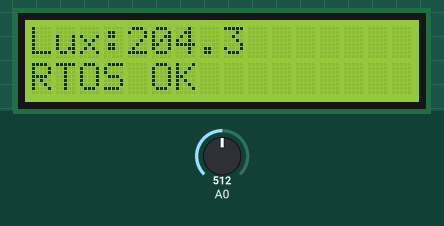
A sketch run on a simulated Arduino Uno, built with avr-gcc and run on an emulated ATmega328P. On the bench: 16×2 character LCD. The test bench sets the inputs (shaded band); at power-on: A0 = 512. The local clock reads 2024-03-15 10:24:30 at power-on unless the sketch sets it; what the sketch prints to the serial monitor is not drawn.

Above: at 1.0 s.
1.1 s: A0 set to 716
At 2.1 s:
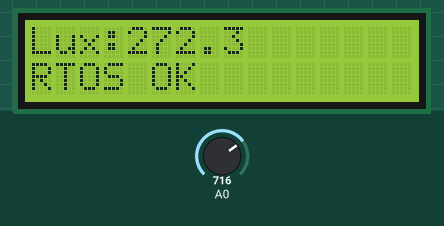
2.7 s: A0 set to 900
At 3.1 s:
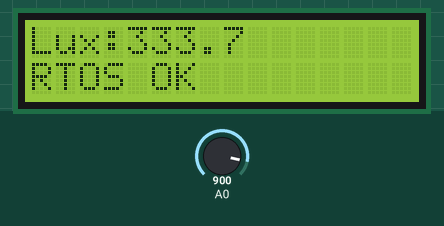
4.3 s: A0 set to 1023
At 5.3 s:
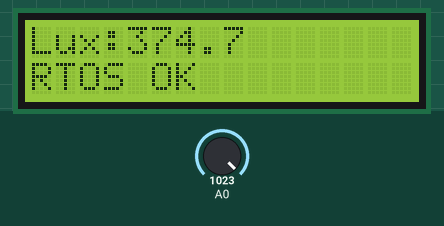
Timing chart, 0 to 7.3 s (numbered marks = the images above; inputs shaded):
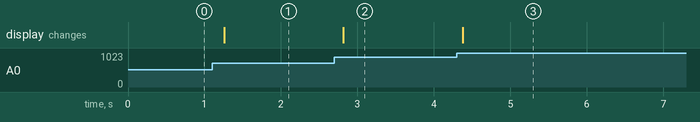

Measured:
- after the input at 1.1 s, the display: changes after 0.16 s (image 1)
- after the input at 2.7 s, the display: changes after 0.12 s (image 2)
- after the input at 4.3 s, the display: changes after 0.08 s (image 3)

The sketch:

With_FreeRTOS.ino
```cpp
#include <Arduino_FreeRTOS.h>
#include <queue.h>
#include <Wire.h>
#include <LiquidCrystal_I2C.h>
#include <RTClib.h>
#include <math.h>

LiquidCrystal_I2C lcd(0x27, 16, 2);
RTC_DS1307 rtc;
QueueHandle_t xLuxQueue;

float calculateLuxFromADC(int adcValue) {
    return (adcValue + 101.0f) / 3.0f;
}

void vTaskMeasureLuminosity(void *pvParameters);
void vTaskDisplay(void *pvParameters);
void vTaskRTC(void *pvParameters);

void setup() {
    Serial.begin(9600);
    Wire.begin();
    lcd.init();
    lcd.backlight();
    if (!rtc.begin()) {
        lcd.print("RTC ERR");
        while (1);
    }
    xLuxQueue = xQueueCreate(5, sizeof(float));
    if (xLuxQueue == NULL) {
        lcd.print("Q ERR");
        while (1);
    }
    xTaskCreate(vTaskMeasureLuminosity, "Measure", 128, NULL, 3, NULL);
    xTaskCreate(vTaskDisplay,           "Display", 128, NULL, 2, NULL);
    xTaskCreate(vTaskRTC,               "RTC",     128, NULL, 1, NULL);
    vTaskStartScheduler();
}

void loop() {}

void vTaskMeasureLuminosity(void *pvParameters) {
    for (;;) {
        int adc = analogRead(A0);
        float lux = calculateLuxFromADC(adc);
        xQueueSend(xLuxQueue, &lux, pdMS_TO_TICKS(50));
        vTaskDelay(pdMS_TO_TICKS(200));
    }
}

void vTaskDisplay(void *pvParameters) {
    float lux;
    for (;;) {
        if (xQueueReceive(xLuxQueue, &lux, portMAX_DELAY) == pdPASS) {
            lcd.clear();
            lcd.setCursor(0, 0);
            lcd.print("Lux:");
            lcd.print(lux, 1);
            lcd.setCursor(0, 1);
            lcd.print("RTOS OK");
        }
    }
}

void vTaskRTC(void *pvParameters) {
    for (;;) {
        DateTime t = rtc.now();
        Serial.print("Time: ");
        Serial.print(t.hour(), DEC);
        Serial.print(":");
        Serial.print(t.minute(), DEC);
        Serial.print(":");
        Serial.println(t.second(), DEC);
        vTaskDelay(pdMS_TO_TICKS(1000));
    }
}
```
